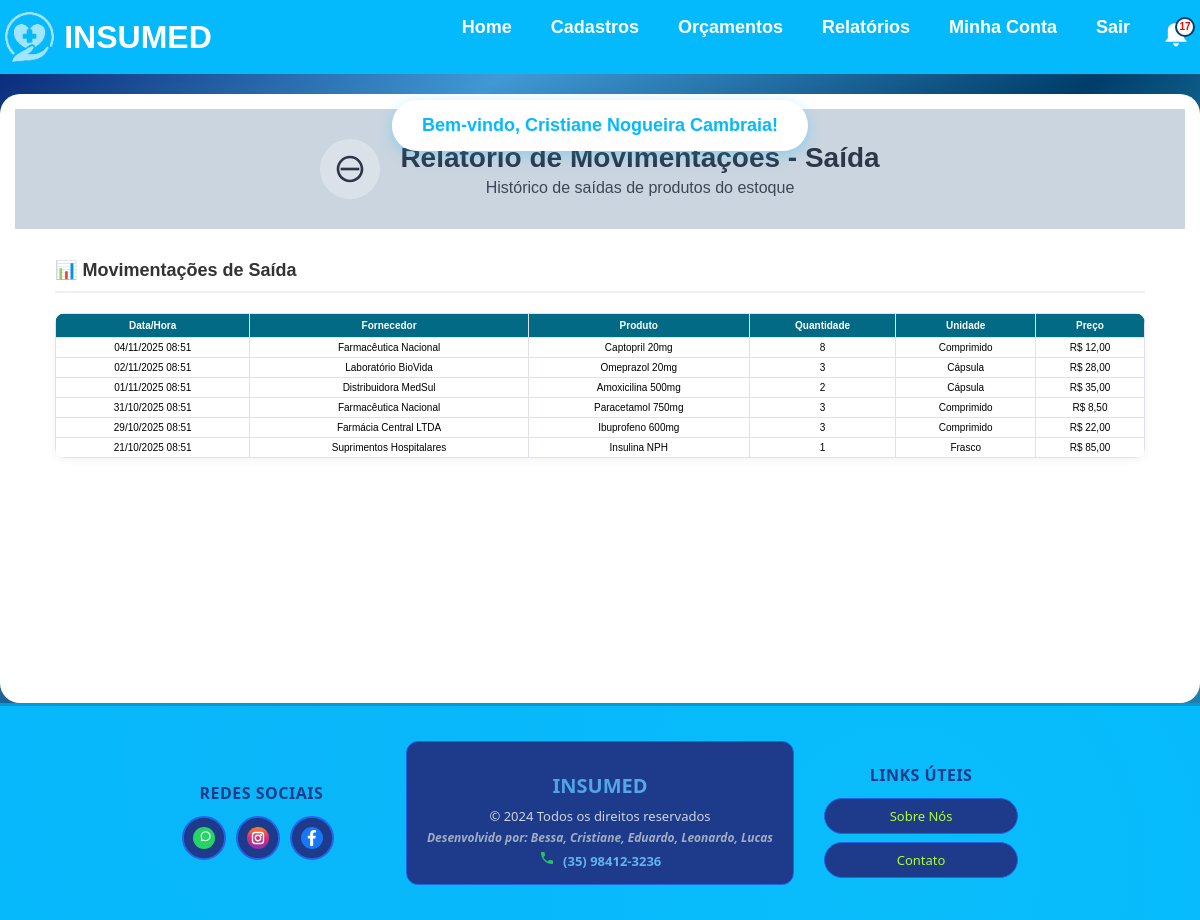
Page /relatorio-movimentacao-saida/ (signed in) on the earlier database version.
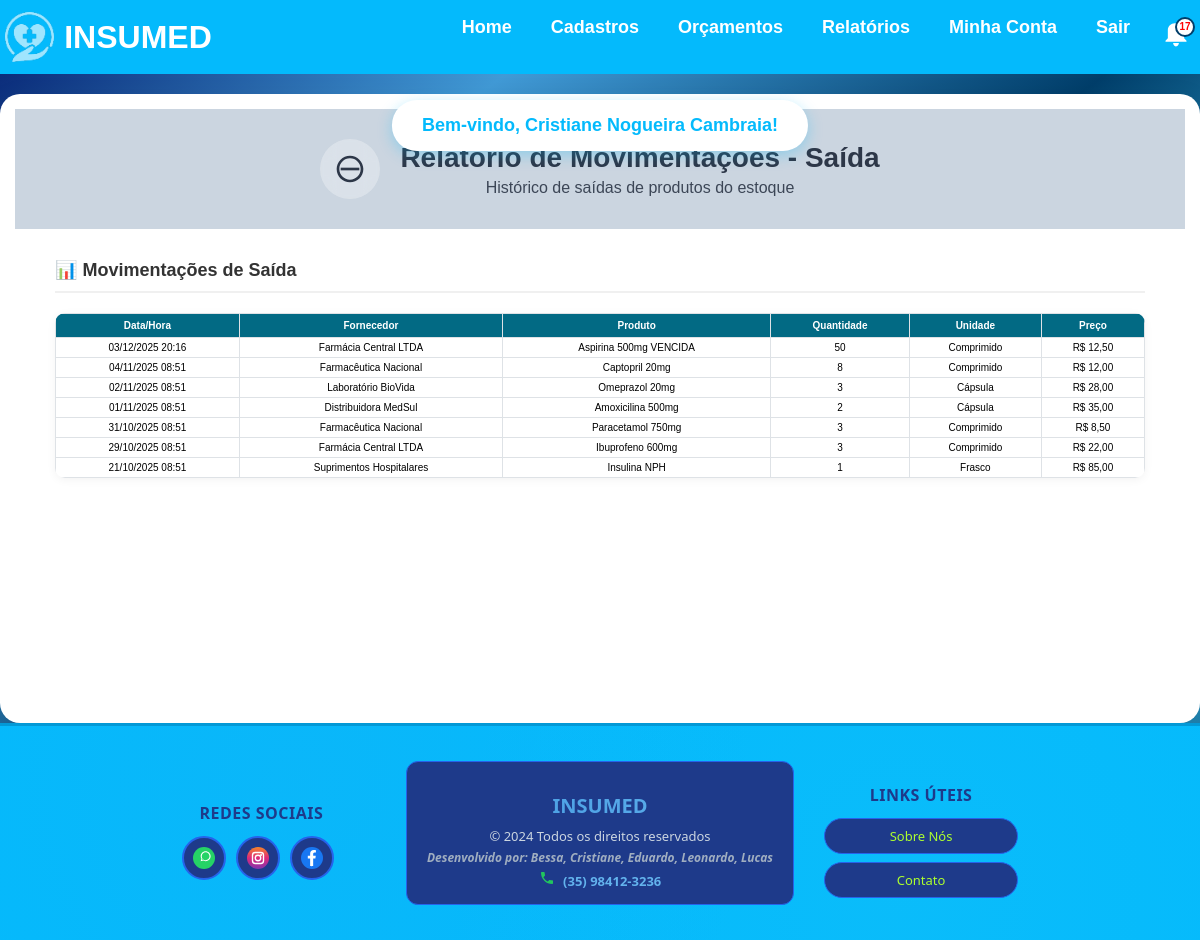
Same page on the later database version.
### app/models.py (models this page shows, shortened)
class MovimentacaoEstoque(models.Model):
    TIPO_CHOICES = [
        ('ENTRADA', 'Entrada'),
        ('SAIDA', 'Saída'),
    ]
    produto = models.ForeignKey(Produto, on_delete=models.CASCADE)
    tipo = models.CharField(max_length=10, choices=TIPO_CHOICES)
    quantidade = models.IntegerField()
    data_hora = models.DateTimeField(default=timezone.now)
    usuario = models.ForeignKey(Usuario, on_delete=models.SET_NULL, null=True, blank=True)
    class Meta:
        ordering = ['-data_hora']

class Produto(models.Model):
    UNIDADE_CHOICES = [
        ('Unidades', 'Unidades'),
        ('Caixa', 'Caixa'),
    ]
    nome = models.CharField(max_length=100)
    codigo_barras = models.CharField(max_length=50, blank=True, null=True, unique=True)
    preco = models.DecimalField(max_digits=10, decimal_places=2)
    preco_compra = models.DecimalField(max_digits=10, decimal_places=2, blank=True, null=True)
    descricao = models.TextField(blank=True, null=True)
    fornecedor = models.ForeignKey(Fornecedor, on_delete=models.CASCADE, related_name="produtos", null=True, blank=True)
    data_hora = models.DateTimeField(default=timezone.now)
    unidade = models.CharField(max_length=50, choices=UNIDADE_CHOICES, default="Unidades")
    quantidade = models.IntegerField()
    validade = models.DateField(blank=True, null=True)
    observacao = models.TextField(blank=True, null=True)

class Fornecedor(models.Model):
    nome = models.CharField(max_length=200, unique=True)
    cnpj = models.CharField(max_length=20, unique=True)  # Usar CharField pois pode conter caracteres especiais
    endereco = models.CharField(max_length=200)
    bairro = models.CharField(max_length=200)
    complemento = models.CharField(max_length=200, blank=True, null=True)  # Pode ser opcional
    data_nascimento = models.DateField()
    cidade = models.CharField(max_length=200)
    uf = models.CharField(max_length=2)
    cep = models.CharField(max_length=10)  # Também CharField por conta do formato
    email = models.EmailField(max_length=200)  # Melhor usar EmailField para validação
    telefone = models.CharField(max_length=20)
    ativo = models.BooleanField(default=True)

### app/views.py (the view)
# urls.py: path('relatorio-movimentacao-saida/', views.relatorio_movimentacao_saida, name='relatorio_movimentacao_saida'),
@login_required_custom
def relatorio_movimentacao_saida(request):
    movimentacoes = MovimentacaoEstoque.objects.filter(tipo='SAIDA').select_related('produto', 'produto__fornecedor').order_by('-data_hora')
    return render(request, 'relatorio_movimentacao_saida.html', {'movimentacoes': movimentacoes})

### app/context_processors.py (called while the page is built)
def usuario_logado(request):
    try:
        from .models import Usuario
        context = {
            'admin_logado': 'admin_logado' in request.session,
            'notificacoes_count': 0
        }
        if 'usuario_logado' in request.session:
            try:
                usuario = Usuario.objects.get(id=request.session['usuario_logado'])
                context['usuario_logado'] = usuario
            except Usuario.DoesNotExist:
                context['usuario_logado'] = None
        else:
            context['usuario_logado'] = None
        return context
    except Exception:
        return {
            'usuario_logado': None,
            'admin_logado': False,
            'notificacoes_count': 0
        }

### app/templates/relatorio_movimentacao_saida.html (shortened to what this page needs)
{% extends "base.html" %}
{% block content %}
<div class="movimentacao-container">
    <div class="header-section">
        <div class="icon-title">
            <div class="icon-circle">
                <svg width="32" height="32" viewBox="0 0 24 24" fill="none">
                    <path d="M19 13H5V11H19V13Z" fill="#2d3748"/>
                    <path d="M12 2C6.48 2 2 6.48 2 12S6.48 22 12 22 22 17.52 22 12 17.52 2 12 2ZM12 20C7.59 20 4 16.41 4 12S7.59 4 12 4 20 7.59 20 12 16.41 20 12 20Z" fill="#2d3748"/>
                </svg>
            </div>
            <div>
                <h1>Relatório de Movimentações - Saída</h1>
                <p>Histórico de saídas de produtos do estoque</p>
            </div>
        </div>
    </div>
    <div class="data-section">
        <div class="section-header">
            <h3>📊 Movimentações de Saída</h3>
        </div>
        <div class="table-responsive">
            <table class="modern-table">
        <thead>
            <tr>
                <th>Data/Hora</th>
                <th>Fornecedor</th>
                <th>Produto</th>
                <th>Quantidade</th>
                <th>Unidade</th>
                <th>Preço</th>
            </tr>
        </thead>
        <tbody>
            {% for mov in movimentacoes %}
            <tr>
                <td>{{ mov.data_hora|date:"d/m/Y H:i" }}</td>
                <td>{{ mov.produto.fornecedor.nome }}</td>
                <td>{{ mov.produto.nome }}</td>
                <td>{{ mov.quantidade }}</td>
                <td>{{ mov.produto.unidade }}</td>
                <td>R$ {{ mov.produto.preco }}</td>
            </tr>
            {% empty %}
            <tr><td colspan="6">Nenhuma movimentação de saída registrada</td></tr>
            {% endfor %}
            </tbody>
            </table>
        </div>
    </div>
    <div style="height: 200px;"></div>
</div>
{% endblock %}

Differences in the rows shown:
added MovimentacaoEstoque: data_hora "03/12/2025 20:16", produto.fornecedor.nome "Farmácia Central LTDA", produto.nome "Aspirina 500mg VENCIDA", quantidade "50", produto.unidade "Comprimido", produto.preco "12,50"
